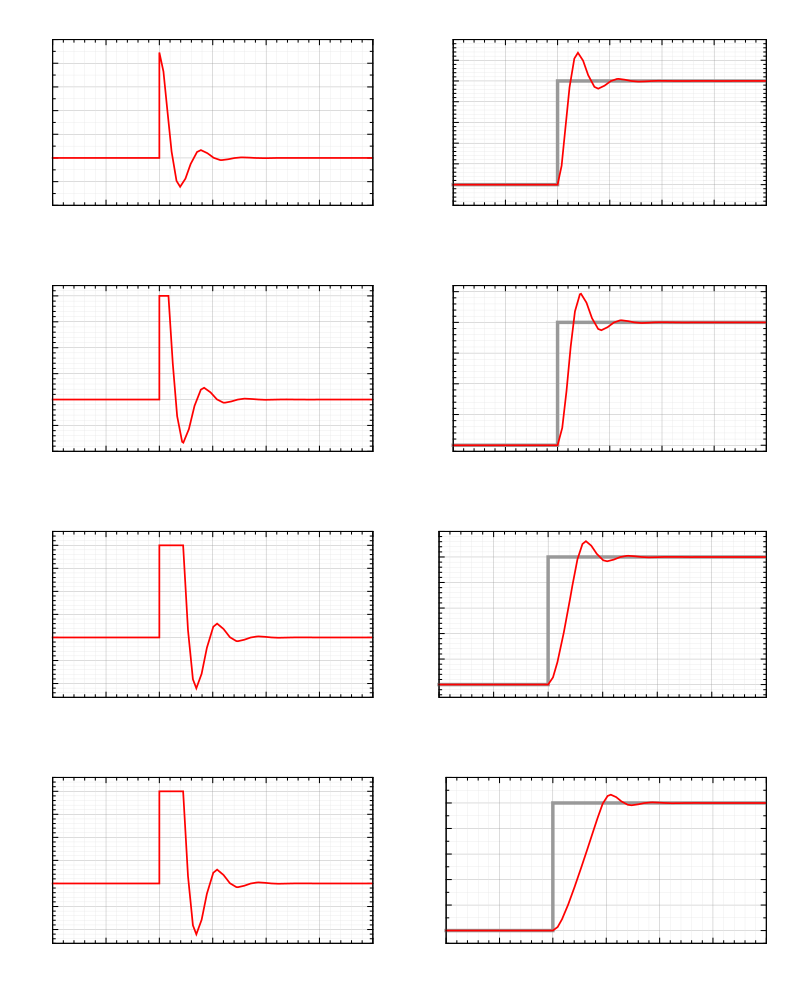

Reproduce this figure in gnuplot.

set datafile separator ','

unset key

set term cairolatex size 20cm,25cm pdf
set out 'Motor.tex'

set style line 1 lc rgb 'red' lw 5
set style line 2 lc rgb 'gray60' lw 10
set style data lines

set border lw 3

set mxtics
set mytics

set grid xtics ytics mxtics mytics ls -1 ls -1 lc rgb 'gray60', lc rgb 'gray90'

set multiplot layout 4,2

set title 'Armature Voltage'
set xlabel 'Time [s]'
set ylabel '$v_a$ [V]'
set yrange [*:*]
plot 'q1 0.5 Va.csv' using 1:2 ls 1

set title 'Step Response ($\theta_\mathit{input}=0.5$)'
set xlabel 'Time [s]'
set ylabel '$\theta_\mathit{opot}$ [\si{.\radian/\second}]'
set yrange [-0.1:0.7]
plot 'q1 0.5 thetas.csv' using 1:2 ls 2,\
	 'q1 0.5 thetas.csv' using 1:3 ls 1

set title 'Armature Voltage'
set xlabel 'Time [s]'
set ylabel '$v_a$ [V]'
set yrange [-10:22]
plot 'q1 2.0 Va.csv' using 1:2 ls 1

set title 'Step Response ($\theta_\mathit{input}=2.0$)'
set xlabel 'Time [s]'
set ylabel '$\theta_\mathit{opot}$ [\si{.\radian/\second}]'
set yrange [-0.1:2.6]
plot 'q1 2.0 thetas.csv' using 1:2 ls 2,\
	 'q1 2.0 thetas.csv' using 1:3 ls 1
	 
set title 'Armature Voltage'
set xlabel 'Time [s]'
set ylabel '$v_a$ [V]'
set yrange [-13:23]
plot 'q1 5.0 Va.csv' using 1:2 ls 1

set title 'Step Response ($\theta_\mathit{input}=5.0$)'
set xlabel 'Time [s]'
set ylabel '$\theta_\mathit{opot}$ [\si{.\radian/\second}]'
set yrange [-0.5:6]
plot 'q1 5.0 thetas.csv' using 1:2 ls 2,\
	 'q1 5.0 thetas.csv' using 1:3 ls 1
	 
set title 'Armature Voltage'
set xlabel 'Time [s]'
set ylabel '$v_a$ [V]'
set yrange [-13:23]
plot 'q1 5.0 Va.csv' using 1:2 ls 1

set title 'Step Response ($\theta_\mathit{input}=10$)'
set xlabel 'Time [s]'
set ylabel '$\theta_\mathit{opot}$ [\si{.\radian/\second}]'
set yrange [-1:12]
plot 'q1 10.0 thetas.csv' using 1:2 ls 2,\
	 'q1 10.0 thetas.csv' using 1:3 ls 1

unset multiplot

set out
